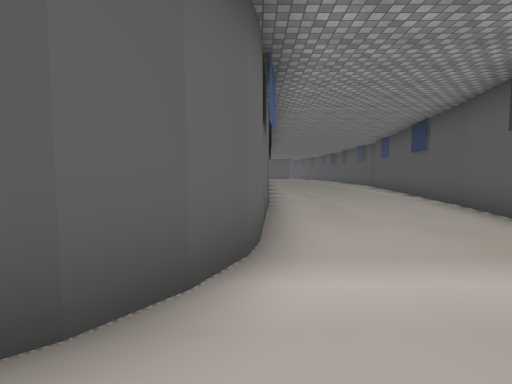
view 1 (above)

24 first-person views from a walk through a Unity game level. The camera is 1.5 m above the floor, tilts 4° down and sees 85° across. The floor is counted in squares, 2 m on a side. Each view is taken from the middle of a square. On the plan, view 1 faces up. The plan holds only what a view shows up to about 10 squares ahead; the rest is blank. The place goes on beyond the plan. The player character is not drawn. Some surface patterns are stand-ins.

view 2
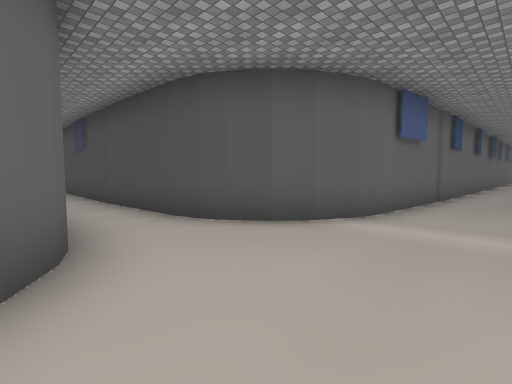

view 3
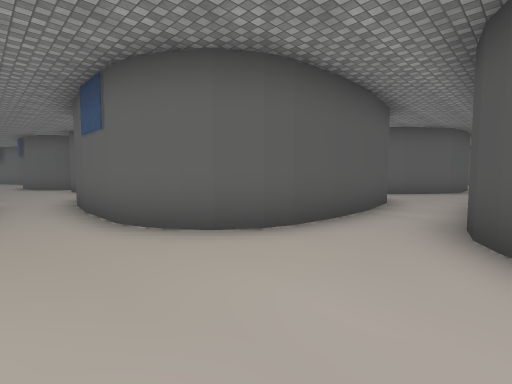

view 4
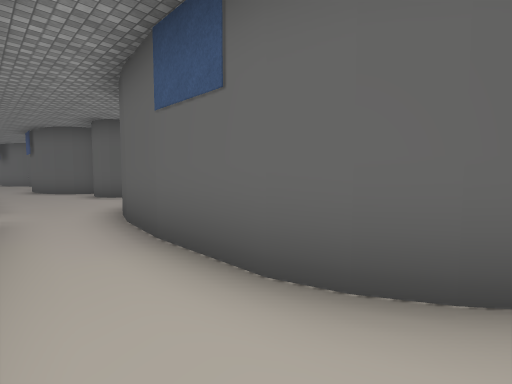

view 5
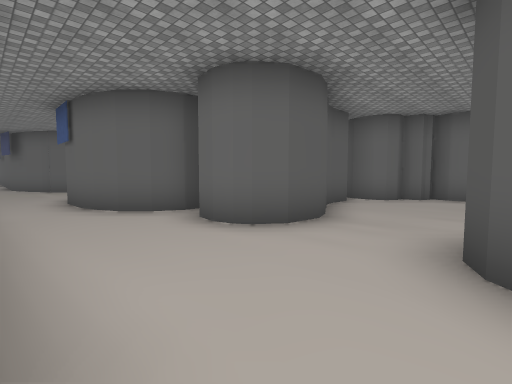

view 6
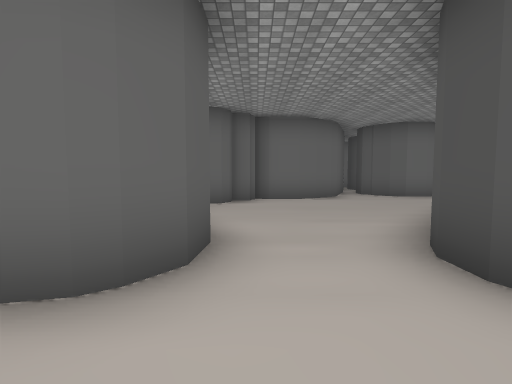

view 7
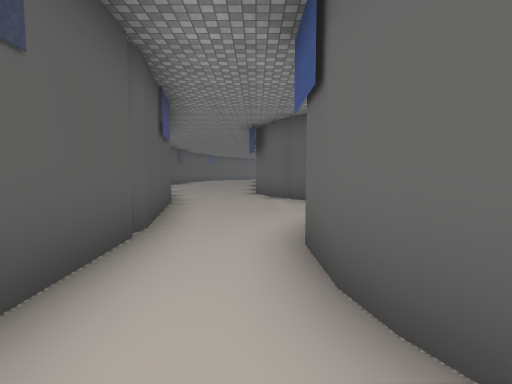

view 8
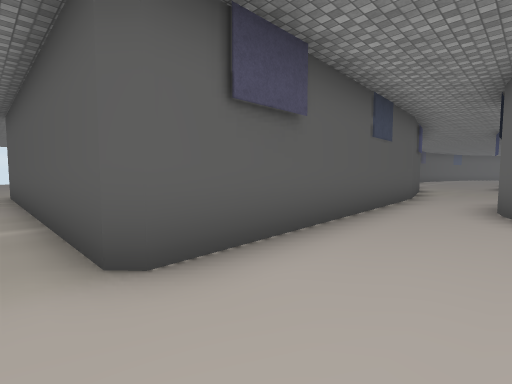

view 9
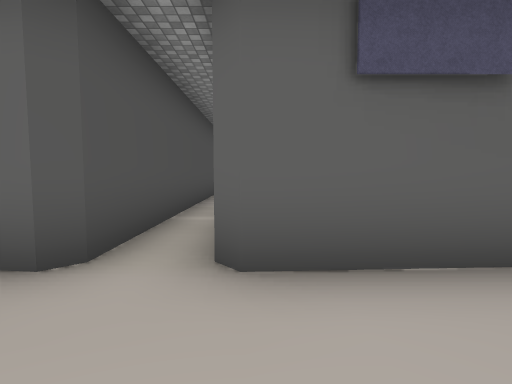

view 10
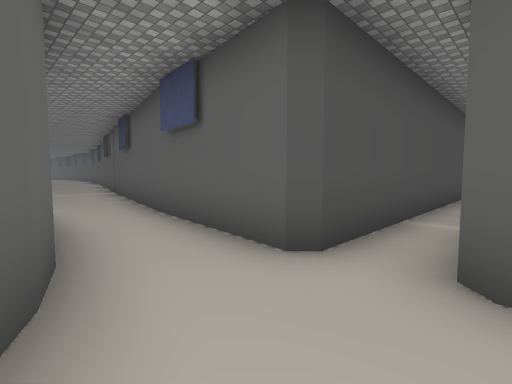

view 11
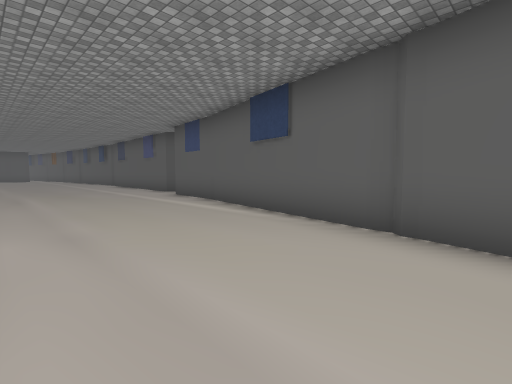

view 12
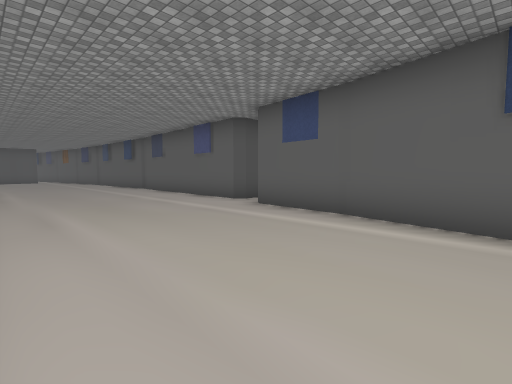

view 13
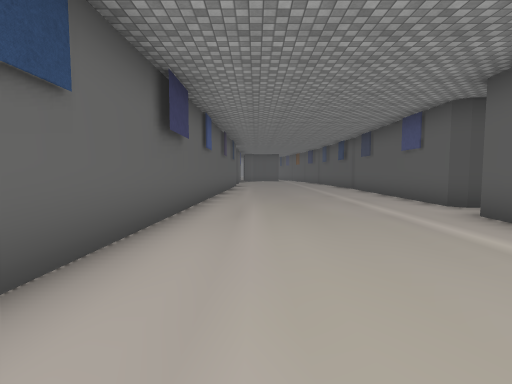

view 14
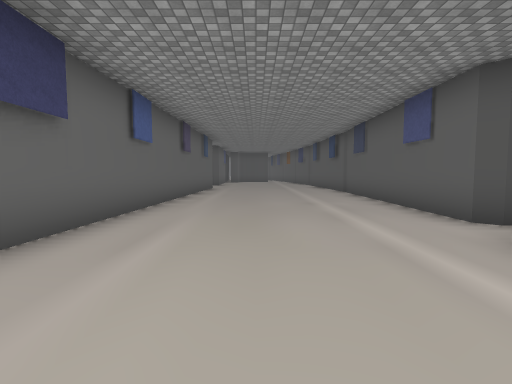

view 15
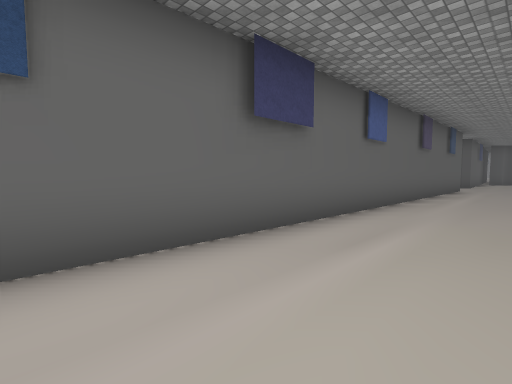

view 16
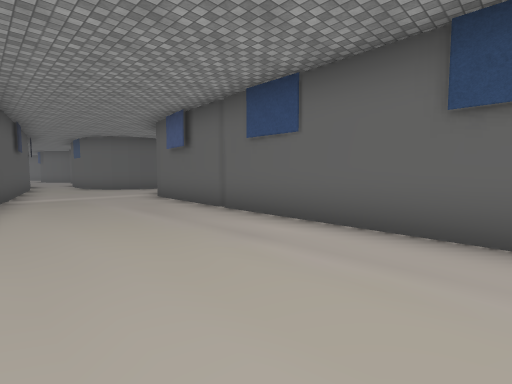

view 17
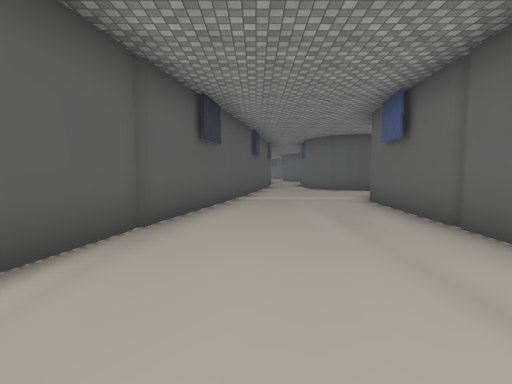

view 18
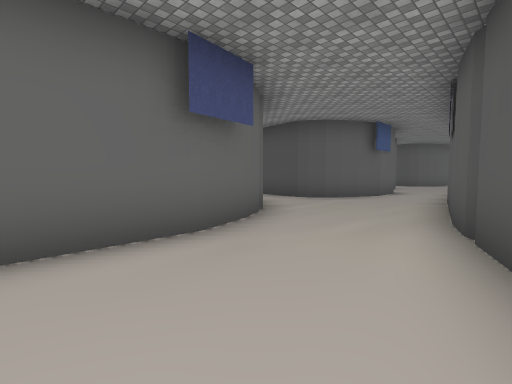

view 19
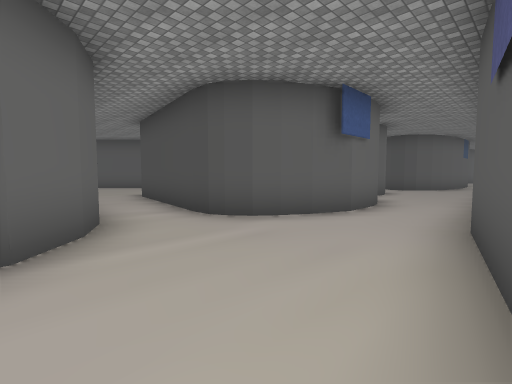

view 20
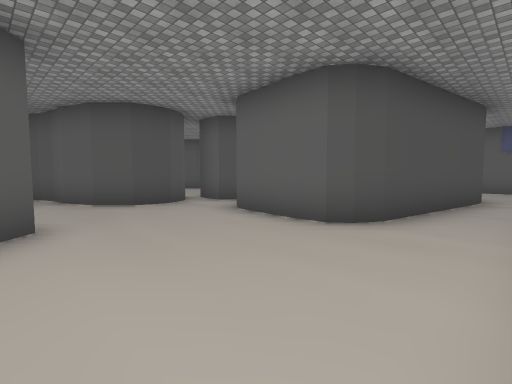

view 21
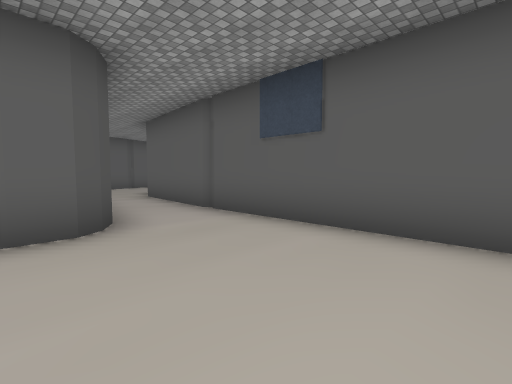

view 22
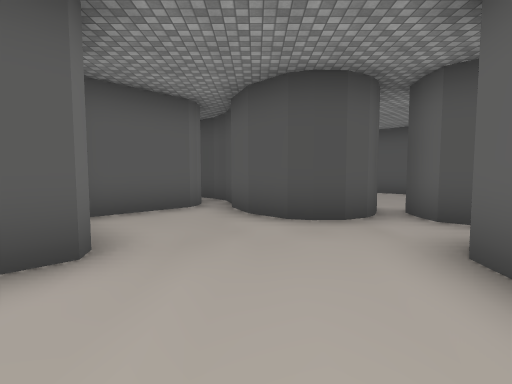

view 23
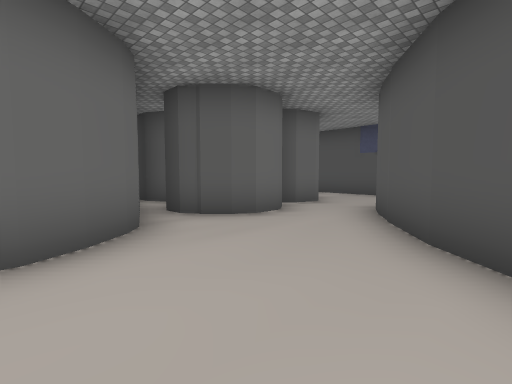

view 24
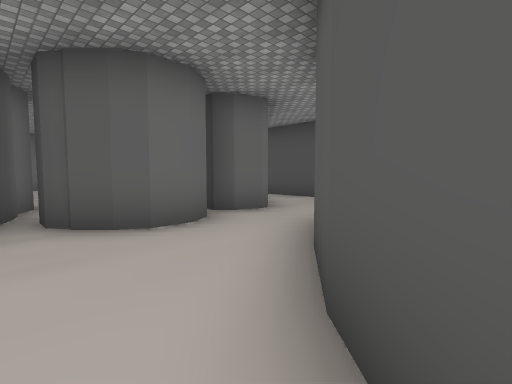

### Floor plan
Key: @ floor where view 1 was taken; # wall or solid block; . floor.
Columns run from 10 left of view 1 to 10 right of it. Each row starts with its distance up from view 1.
 21           #......#
 20           #......#
 19           #......#
 18           #......#
 17           #......#
 16           #......#
 15           #......#
 14           #.....##
 13           #.....#
 12           #.....#
 11           #.....#
 10           #.....#
  9           #....##
  8           #....#
  7           #....#
  6           #....#
  5           #....#
  4           #...##
  3          ##...#
  2          #....#
  1 ##########....#
  0 ..........@..##
 -1 #............#
 -2 ##.. ######..#
 -3  ##.#     #..#
 -4  ##.##    #..#
 -5  ##..##   #..#
 -6  ##...##  #..#
 -7  #.....####..#######
 -8  ##.....##..........
 -9 ####........#########
-10 #.##........#
-11 #.###..###..##
-12 ..###### #...#
-13 .....#   #...#
-14 #....    ##..#
-15 #...#     #..#
-16 ....#     #..#
-17 ....#### ##..#
-18 .......###...#
-19 .............#
-20 ##########...##
-21          ##...#
-22           #...#
-23           ##...
-24            #...
-25            #...

Positions as (right, up) in squares from view 1, and headings:
1: (0, 0), facing up
2: (2, -2), facing up-left
3: (2, 1), facing down-left
4: (2, -2), facing down-left
5: (2, -8), facing down-left
6: (1, -10), facing left
7: (1, -13), facing down
8: (0, -8), facing down-right
9: (0, -9), facing right
10: (0, -9), facing up-right
11: (1, 5), facing up-right
12: (1, 9), facing up-right
13: (2, 9), facing up
14: (3, 11), facing up
15: (3, 11), facing up-left
16: (4, 11), facing down-left
17: (3, 10), facing down
18: (4, -25), facing up-left
19: (3, -21), facing up-left
20: (-10, -19), facing up-right
21: (-10, -16), facing down-right
22: (-8, -17), facing up
23: (-4, -9), facing up-left
24: (-4, -7), facing up-left
